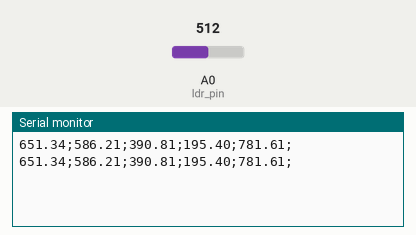
A sketch run on a simulated Arduino Uno, built with avr-gcc and run on an emulated ATmega328P. Parts: the last lines printed to the serial monitor. The test bench sets the inputs (shaded band); at power-on: A0 (ldr_pin) = 512.

Above: at 2.8 s.
2.9 s: A0 (ldr_pin) set to 716
At 5.0 s:
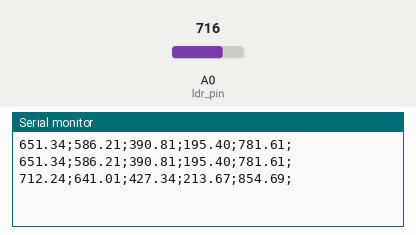
5.6 s: A0 (ldr_pin) set to 900
At 6.6 s:
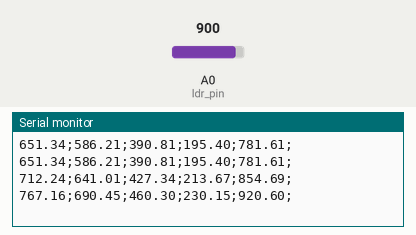
Timing chart, 0 to 8.6 s (numbered marks = the images above; inputs shaded):
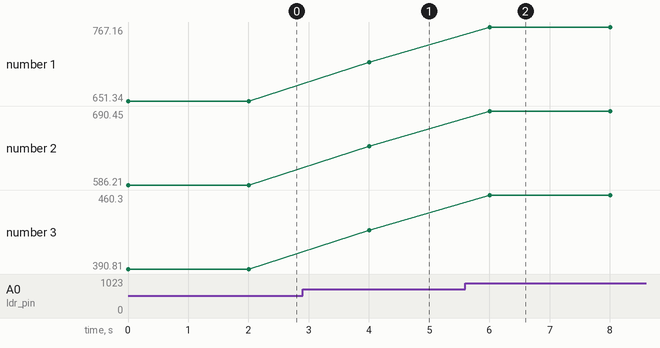

The sketch:

arduinoCodigoC.ino
```cpp
/**
* Colocando a porta de entrada e qual sensor vamos usar
*/
int ldr_pin = A0, leitura_ldr = 0;
/*
float minLumens = 500;
float maxLumens = 800;
float minBits = 5;
float maxBits = 1011;*/

void setup() {
  Serial.begin(9600);
}

void loop() {
  leitura_ldr = analogRead(ldr_pin);
  float varCalculoLumen = (1670 + leitura_ldr) / 3.35;

  float leitura1 = varCalculoLumen * 1;
  float leitura2 = varCalculoLumen * 0.9;
  float leitura3 = varCalculoLumen * 0.6;
  float leitura4 = varCalculoLumen * 0.3;
  float leitura5 = varCalculoLumen * 1.2;

  Serial.print(leitura1);
  Serial.print(";");
  Serial.print(leitura2);
  Serial.print(";");
  Serial.print(leitura3);
  Serial.print(";");
  Serial.print(leitura4);
  Serial.print(";");
  Serial.print(leitura5);
  Serial.println(";");

  delay(2000);
}
```

Measured:
- after the input at 2.9 s, the serial monitor: prints a new line after 1.1 s (image 1)
- after the input at 5.6 s, the serial monitor: prints a new line after 0.41 s (image 2)
- plotted number 1: 651.34 → 712.24 after the input at 2.9 s, 712.24 → 767.16 after the input at 5.6 s
- plotted number 2: 586.21 → 641.01 after the input at 2.9 s, 641.01 → 690.45 after the input at 5.6 s
- plotted number 3: 390.81 → 427.34 after the input at 2.9 s, 427.34 → 460.3 after the input at 5.6 s
